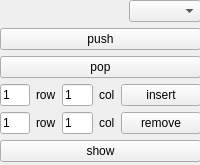
<?xml version="1.0" encoding="UTF-8"?>
<ui version="4.0">
 <class>QueueControlWidget</class>
 <widget class="QWidget" name="QueueControlWidget">
  <property name="geometry">
   <rect>
    <x>0</x>
    <y>0</y>
    <width>200</width>
    <height>165</height>
   </rect>
  </property>
  <property name="sizePolicy">
   <sizepolicy hsizetype="Fixed" vsizetype="Fixed">
    <horstretch>0</horstretch>
    <verstretch>0</verstretch>
   </sizepolicy>
  </property>
  <property name="minimumSize">
   <size>
    <width>200</width>
    <height>165</height>
   </size>
  </property>
  <property name="maximumSize">
   <size>
    <width>200</width>
    <height>165</height>
   </size>
  </property>
  <property name="windowTitle">
   <string>Form</string>
  </property>
  <widget class="QWidget" name="verticalLayoutWidget">
   <property name="geometry">
    <rect>
     <x>0</x>
     <y>0</y>
     <width>201</width>
     <height>164</height>
    </rect>
   </property>
   <layout class="QVBoxLayout" name="verticalLayout">
    <item>
     <layout class="QHBoxLayout" name="horizontalLayout_3">
      <item>
       <spacer name="horizontalSpacer">
        <property name="orientation">
         <enum>Qt::Horizontal</enum>
        </property>
        <property name="sizeHint" stdset="0">
         <size>
          <width>40</width>
          <height>20</height>
         </size>
        </property>
       </spacer>
      </item>
      <item>
       <widget class="QComboBox" name="cb_align"/>
      </item>
     </layout>
    </item>
    <item>
     <widget class="QPushButton" name="push">
      <property name="text">
       <string>push</string>
      </property>
     </widget>
    </item>
    <item>
     <widget class="QPushButton" name="pop">
      <property name="text">
       <string>pop</string>
      </property>
     </widget>
    </item>
    <item>
     <layout class="QHBoxLayout" name="horizontalLayout">
      <item>
       <widget class="QLineEdit" name="lineEdit_insert_row">
        <property name="text">
         <string>1</string>
        </property>
       </widget>
      </item>
      <item>
       <widget class="QLabel" name="label">
        <property name="text">
         <string>row</string>
        </property>
       </widget>
      </item>
      <item>
       <widget class="QLineEdit" name="lineEdit_insert_col">
        <property name="text">
         <string>1</string>
        </property>
       </widget>
      </item>
      <item>
       <widget class="QLabel" name="label_2">
        <property name="frameShape">
         <enum>QFrame::NoFrame</enum>
        </property>
        <property name="text">
         <string>col</string>
        </property>
       </widget>
      </item>
      <item>
       <widget class="QPushButton" name="insert">
        <property name="text">
         <string>insert</string>
        </property>
       </widget>
      </item>
     </layout>
    </item>
    <item>
     <layout class="QHBoxLayout" name="horizontalLayout_2">
      <item>
       <widget class="QLineEdit" name="lineEdit_remove_row">
        <property name="text">
         <string>1</string>
        </property>
       </widget>
      </item>
      <item>
       <widget class="QLabel" name="label_3">
        <property name="text">
         <string>row</string>
        </property>
       </widget>
      </item>
      <item>
       <widget class="QLineEdit" name="lineEdit_remove_col">
        <property name="text">
         <string>1</string>
        </property>
       </widget>
      </item>
      <item>
       <widget class="QLabel" name="label_4">
        <property name="frameShape">
         <enum>QFrame::NoFrame</enum>
        </property>
        <property name="text">
         <string>col</string>
        </property>
       </widget>
      </item>
      <item>
       <widget class="QPushButton" name="remove">
        <property name="text">
         <string>remove</string>
        </property>
       </widget>
      </item>
     </layout>
    </item>
    <item>
     <widget class="QPushButton" name="show">
      <property name="text">
       <string>show</string>
      </property>
     </widget>
    </item>
   </layout>
  </widget>
 </widget>
 <resources/>
 <connections/>
</ui>
